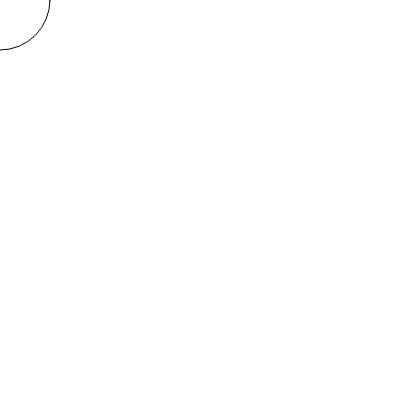
Frame 1 (no input)
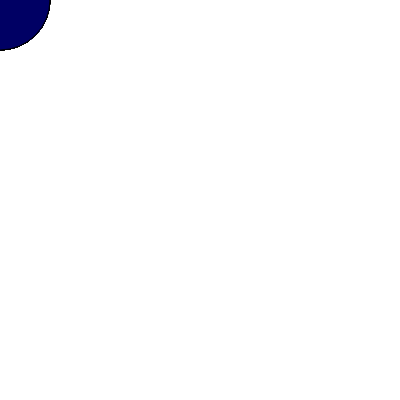
Frame 60 (no input)
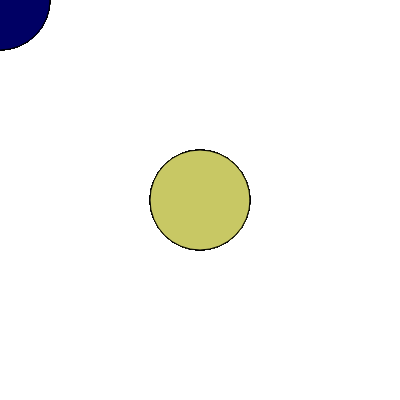
Frame 120 (the mouse pressed at the canvas centre since frame 60)

The p5.js sketch that drew these frames (run headless with seeded random() and noise() and a simulated clock; from frame 60 on, the mouse is pressed at the canvas centre):

// p5.js sketch
// ── sketch.js
function setup() {
  createCanvas(400, 400);
}

function draw() {

  ellipse(mouseX,mouseY,100,100);
  fill(mouseX,mouseY,100);
}
